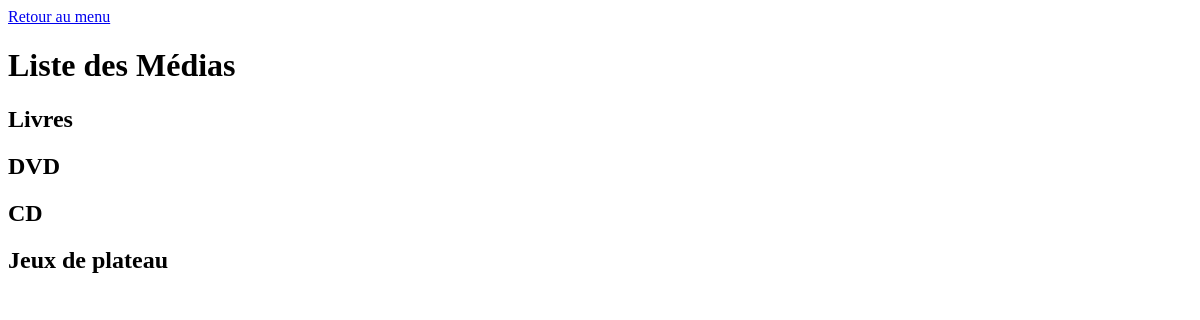
The page /bibliothecaire/listmedia/ on the database as committed earlier.
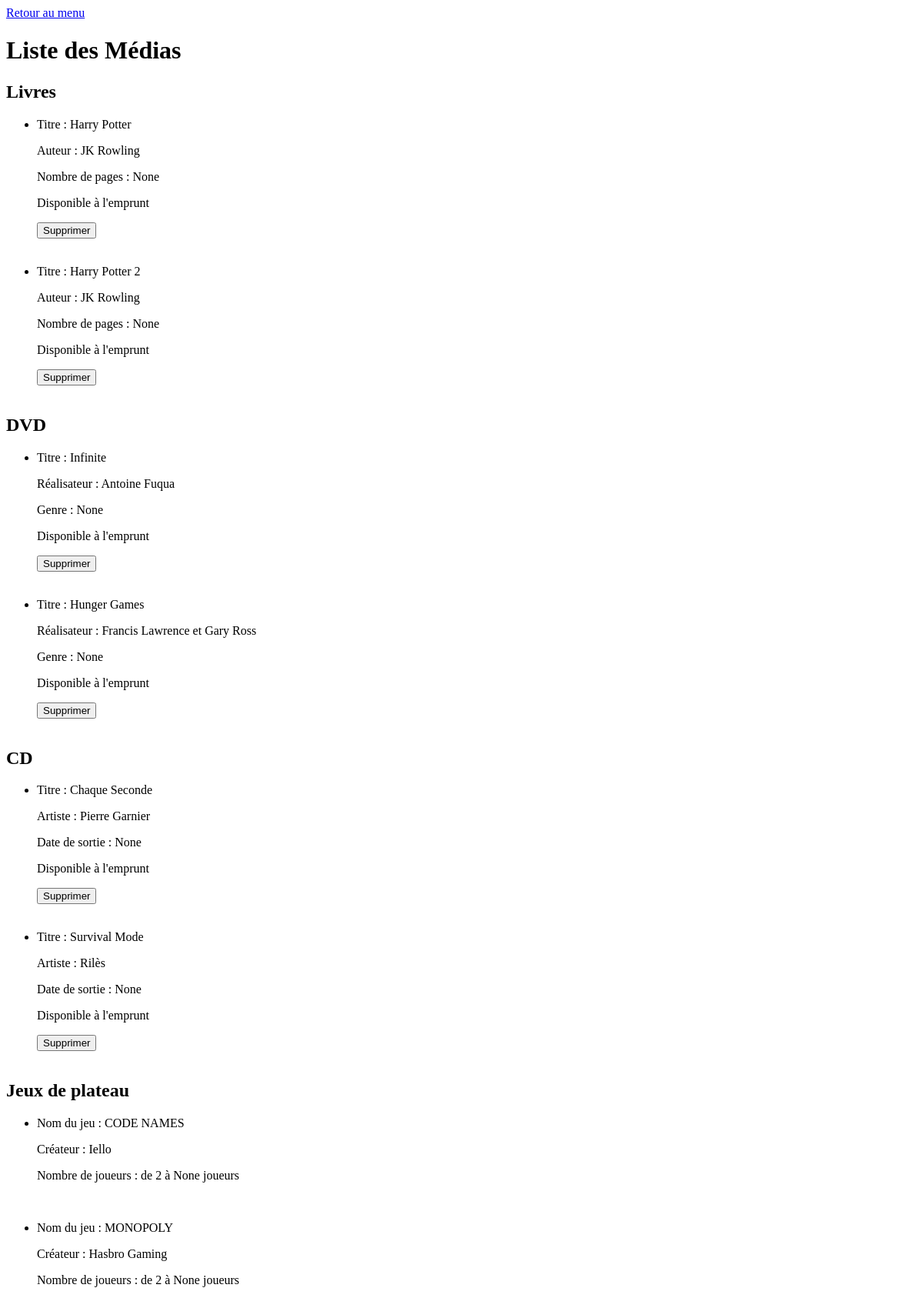
The same page on the database as committed later.
### app_bibliothecaire/models.py (models this page shows, shortened)
class Media(models.Model):
    CATEGORY_CHOICES = [
        ('livre', 'Livre'),
        ('dvd', 'Dvd'),
        ('cd', 'Cd'),
        ('plateau', 'Plateau'),
    ]
    name = models.fields.CharField(max_length=150)
    auteur = models.fields.CharField(max_length=250)
    category = models.CharField(max_length=10, choices=CATEGORY_CHOICES, default='livre')
    disponibility = models.BooleanField(default=True, null=True, blank=True)
    emprunteur = models.ForeignKey(Membre, null=True, blank=True, on_delete=models.SET_NULL)
    date_emprunt = models.DateTimeField(null=True, blank=True)

class Livre(Media):
    nb_pages = models.IntegerField(null=True, blank=True)

class Media(models.Model):
    CATEGORY_CHOICES = [
        ('livre', 'Livre'),
        ('dvd', 'Dvd'),
        ('cd', 'Cd'),
        ('plateau', 'Plateau'),
    ]
    name = models.fields.CharField(max_length=150)
    auteur = models.fields.CharField(max_length=250)
    category = models.CharField(max_length=10, choices=CATEGORY_CHOICES, default='livre')
    disponibility = models.BooleanField(default=True, null=True, blank=True)
    emprunteur = models.ForeignKey(Membre, null=True, blank=True, on_delete=models.SET_NULL)
    date_emprunt = models.DateTimeField(null=True, blank=True)

class Dvd(Media):
    genre = models.fields.CharField(max_length=250, null=True, blank=True)

class Cd(Media):
    date_sortie = models.DateField(null=True, blank=True)

class Plateau(Media):
    nombre_joueurs_min = models.IntegerField(null=True, blank=True)
    nombre_joueurs_max = models.IntegerField(null=True, blank=True)

### app_bibliothecaire/views.py (the view)
# urls.py: path('listmedia/', views.listemedia, name='listmedia'),
def listemedia(request):
    livres = Livre.objects.all()
    dvds = Dvd.objects.all()
    cds = Cd.objects.all()
    plateaux = Plateau.objects.all()
    context = {
        'livres': livres,
        'dvds': dvds,
        'cds': cds,
        'plateaux': plateaux,
    }
    return render(request, 'media/listmedia.html', context)

### app_bibliothecaire/templates/media/listmedia.html (shortened to what this page needs)
<!DOCTYPE html>
<html lang="fr">
<head>
</head>
<body>
    <a href="{% url 'app_bibliothecaire:home_bibliothecaire' %}">Retour au menu</a>
    <h1>Liste des Médias</h1>
    <h2>Livres</h2>
    <ul>
        {% for livre in livres %}
        <li>
          <p>Titre : {{ livre.name }}</p>
          <p>Auteur : {{ livre.auteur }}</p>
          <p>Nombre de pages : {{ livre.nb_pages }}</p>
          {% if livre.emprunts.exists %}
            {% for emprunt in livre.emprunts.all %}
                <p> Emprunté par {{ emprunt.emprunteur.name }} le {{ emprunt.date_emprunt|date:"d/m/Y" }} </p>
                <p> Date de retour prévue avant le {{ emprunt.date_retour_prevue|date:"d/m/Y" }}</p>
            {% endfor %}
          {% else %}
            <p>Disponible à l'emprunt</p>
          {% endif %}
          <form action="{% url 'app_bibliothecaire:deletemedia' id=livre.id %}" method="POST" style="display:inline;">
                <button type="submit">Supprimer</button>
          </form>
      </li><br>
      {% endfor %}
    </ul>
    <h2>DVD</h2>
    <ul>
        {% for dvd in dvds %}
        <li>
          <p>Titre : {{ dvd.name }}</p>
          <p>Réalisateur : {{ dvd.auteur }}</p>
          <p>Genre : {{ dvd.genre }}</p>
          {% if dvd.emprunts.exists %}
            {% for emprunt in dvd.emprunts.all %}
                <p> Emprunté par {{ emprunt.emprunteur.name }} le {{ emprunt.date_emprunt|date:"d/m/Y" }} </p>
                <p> Date de retour prévue avant le {{ emprunt.date_retour_prevue|date:"d/m/Y" }}</p>
            {% endfor %}
          {% else %}
            <p>Disponible à l'emprunt</p>
          {% endif %}
          <form action="{% url 'app_bibliothecaire:deletemedia' id=dvd.id %}" method="POST" style="display:inline;">
                <button type="submit">Supprimer</button>
          </form>
      </li><br>
      {% endfor %}
    </ul>
    <h2>CD</h2>
    <ul>
        {% for cd in cds %}
        <li>
          <p>Titre : {{ cd.name }}</p>
          <p>Artiste : {{ cd.auteur }}</p>
          <p>Date de sortie : {{ cd.date_sortie }}</p>
          {% if cd.emprunts.exists %}
            {% for emprunt in cd.emprunts.all %}
                <p> Emprunté par {{ emprunt.emprunteur.name }} le {{ emprunt.date_emprunt|date:"d/m/Y" }} </p>
                <p> Date de retour prévue avant le {{ emprunt.date_retour_prevue|date:"d/m/Y" }}</p>
            {% endfor %}
          {% else %}
            <p>Disponible à l'emprunt</p>
          {% endif %}
          <form action="{% url 'app_bibliothecaire:deletemedia' id=cd.id %}" method="POST" style="display:inline;">
                <button type="submit">Supprimer</button>
          </form>
      </li><br>
      {% endfor %}
    </ul>
    <h2>Jeux de plateau</h2>
    <ul>
        {% for plateau in plateaux %}
        <li>
          <p>Nom du jeu : {{ plateau.name }}</p>
          <p>Créateur : {{ plateau.auteur }}</p>
          <p>Nombre de joueurs : de {{ plateau.nombre_joueurs_min }} à {{ plateau.nombre_joueurs_max}} joueurs</p>
        </li><br>
      {% endfor %}
    </ul>
</body>
</html>

Rows that differ between the two databases and show on the page:
added Livre: name "Harry Potter", auteur "JK Rowling", nb_pages "None", shows "Disponible à l'emprunt"
added Livre: name "Harry Potter 2", auteur "JK Rowling", nb_pages "None", shows "Disponible à l'emprunt"
added Dvd: name "Infinite", auteur "Antoine Fuqua", genre "None", shows "Disponible à l'emprunt"
added Dvd: name "Hunger Games", auteur "Francis Lawrence et Gary Ross", genre "None", shows "Disponible à l'emprunt"
added Cd: name "Chaque Seconde", auteur "Pierre Garnier", date_sortie "None", shows "Disponible à l'emprunt"
added Cd: name "Survival Mode", auteur "Rilès", date_sortie "None", shows "Disponible à l'emprunt"
added Plateau: name "CODE NAMES", auteur "Iello", nombre_joueurs_min "2", nombre_joueurs_max "None"
added Plateau: name "MONOPOLY", auteur "Hasbro Gaming", nombre_joueurs_min "2", nombre_joueurs_max "None"
